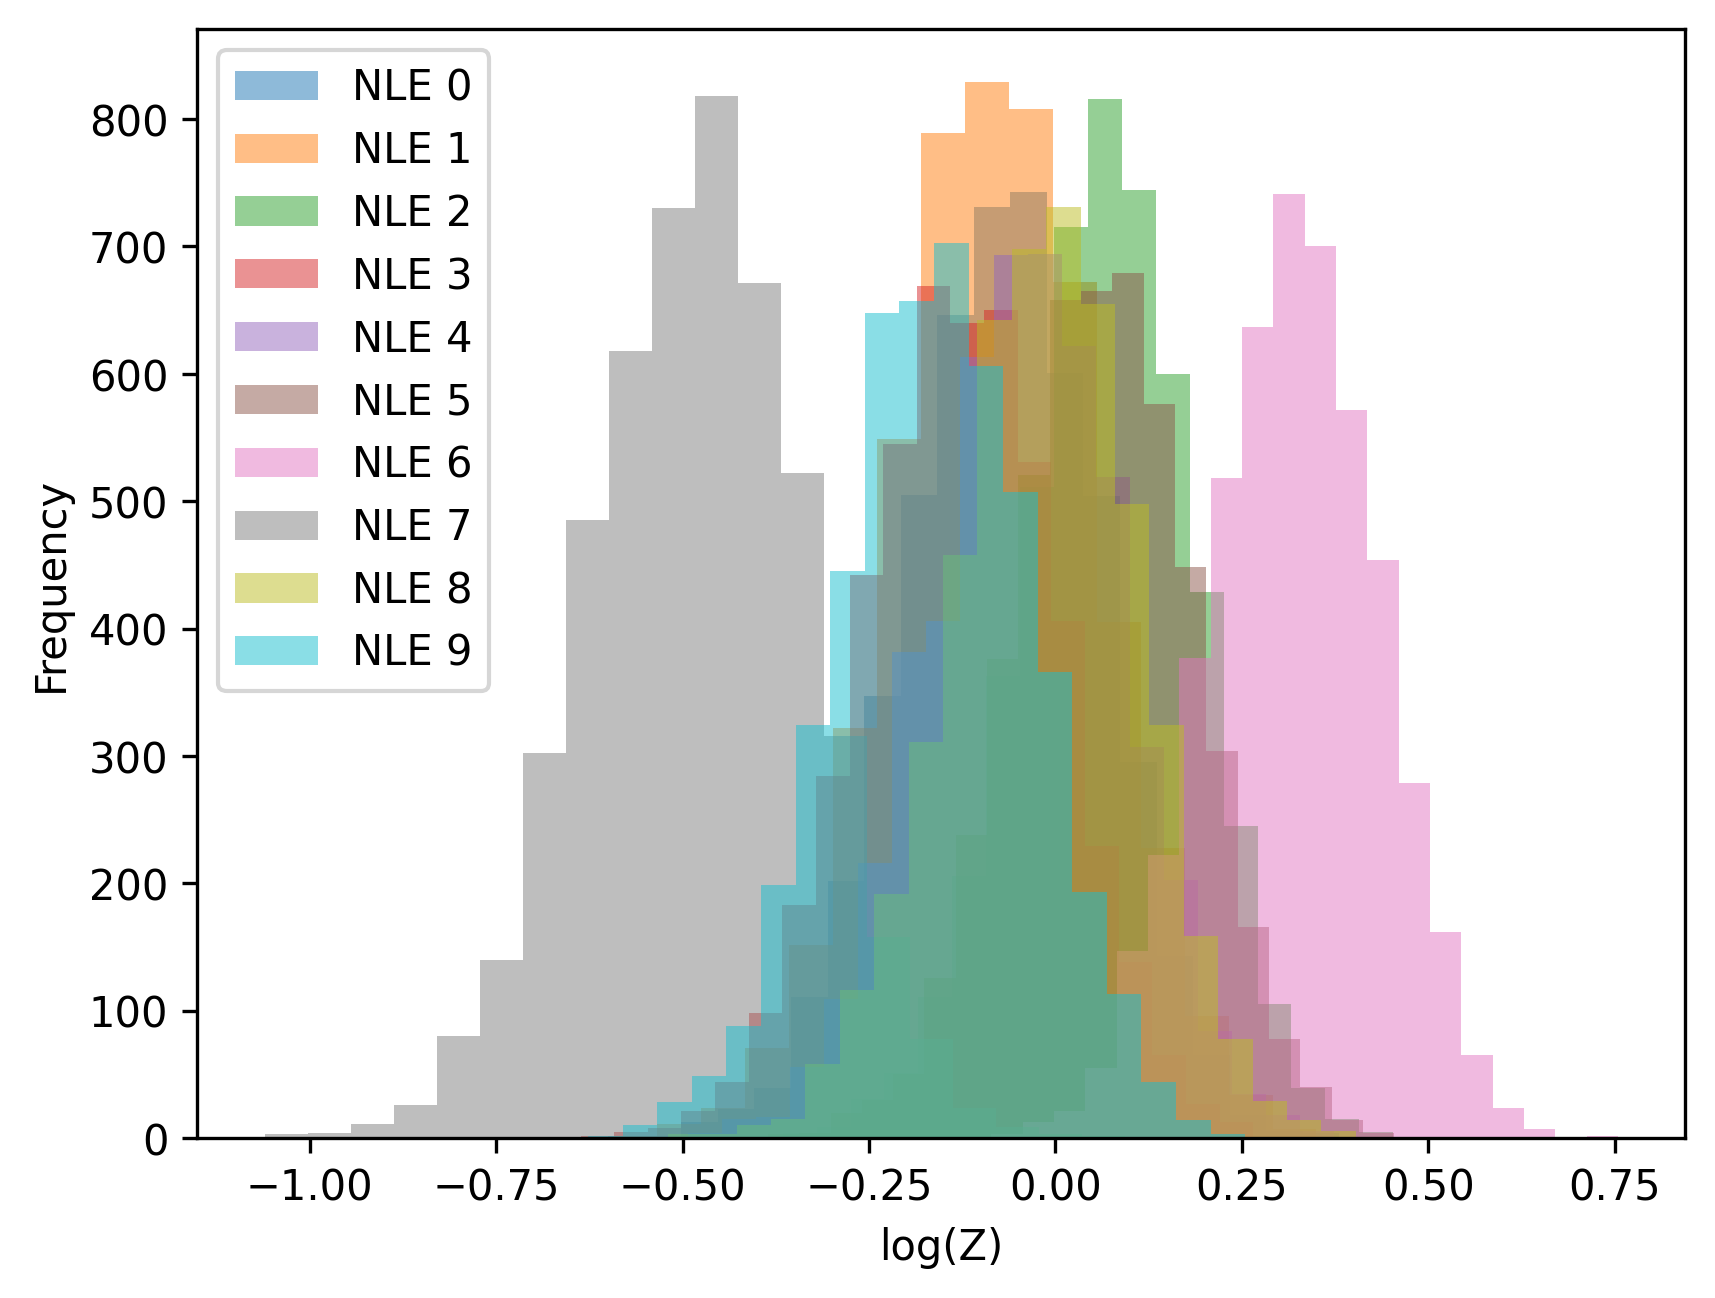

Here is the Python script that generated this plot:
import pypolychord
import numpy as np
import torch
from pypolychord.settings import  PolyChordSettings
from pypolychord.priors import UniformPrior
from anesthetic import read_chains
import matplotlib.pyplot as plt
import pickle
import mpi4py
from sbi.inference import SNLE
from sbi.utils.get_nn_models import likelihood_nn
from sbi import utils

true_data = np.loadtxt('true_data.txt').reshape(1, 1).astype(np.float32)

def prior(cube):
    theta = np.zeros(len(cube))
    theta[0] = UniformPrior(1, 10)(cube[0])
    return theta

nDims = 1

np.random.seed(0)
torch.manual_seed(0)

def simulation(theta):
    return theta**(-1.5) + torch.normal(0, 0.05, size=theta.shape)

torch_prior = utils.BoxUniform(low=torch.tensor([1]),
                            high=torch.tensor([10]))

prior_sample = torch_prior.sample((1000,))

data = simulation(prior_sample)

for i in range(10):

    density_estimator_build_fun = likelihood_nn(
        model="maf", hidden_features=50,  
        num_transforms=2, z_score_x=None, z_score_theta=None,
        use_batch_norm=True,
        )

    inference = SNLE(prior=torch_prior, density_estimator=density_estimator_build_fun)
    inference = inference.append_simulations(prior_sample, data)
    density_estimator = inference.train()

    def likelihood(theta):
        return density_estimator.log_prob(torch.tensor(true_data),
                        torch.tensor([theta.astype(np.float32)])).detach().numpy()[0].astype(np.float64), []

    settings = PolyChordSettings(nDims, 0) #settings is an object
    settings.read_resume = False
    settings.base_dir =  'testing-nle_stability_' + str(i) + '/'
    settings.nlive = 100

    output = pypolychord.run_polychord(likelihood, nDims, 0, settings, prior)
    paramnames = [('p%i' % i, r'\theta_%i' % i) for i in range(nDims)]
    output.make_paramnames_files(paramnames)
    
    chains = read_chains('testing-nle_stability_' + str(i) + '/test')
    plt.hist(chains.logZ(5000), bins=20, alpha=0.5, label='NLE ' + str(i))

plt.xlabel('log(Z)')
plt.ylabel('Frequency')
plt.legend()
plt.savefig('nle-stability.png', dpi=300, bbox_inches='tight')
plt.show()
